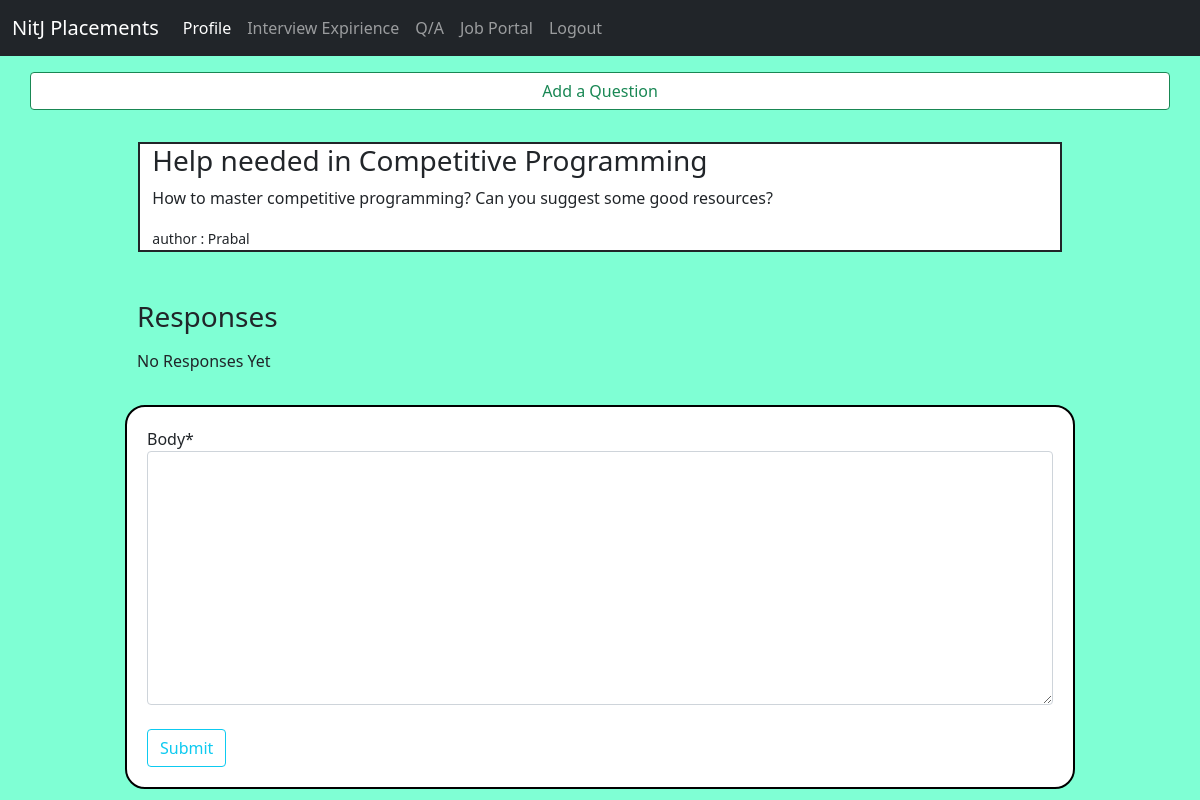
The page /qa/question/5 (signed in) on the database as committed earlier.
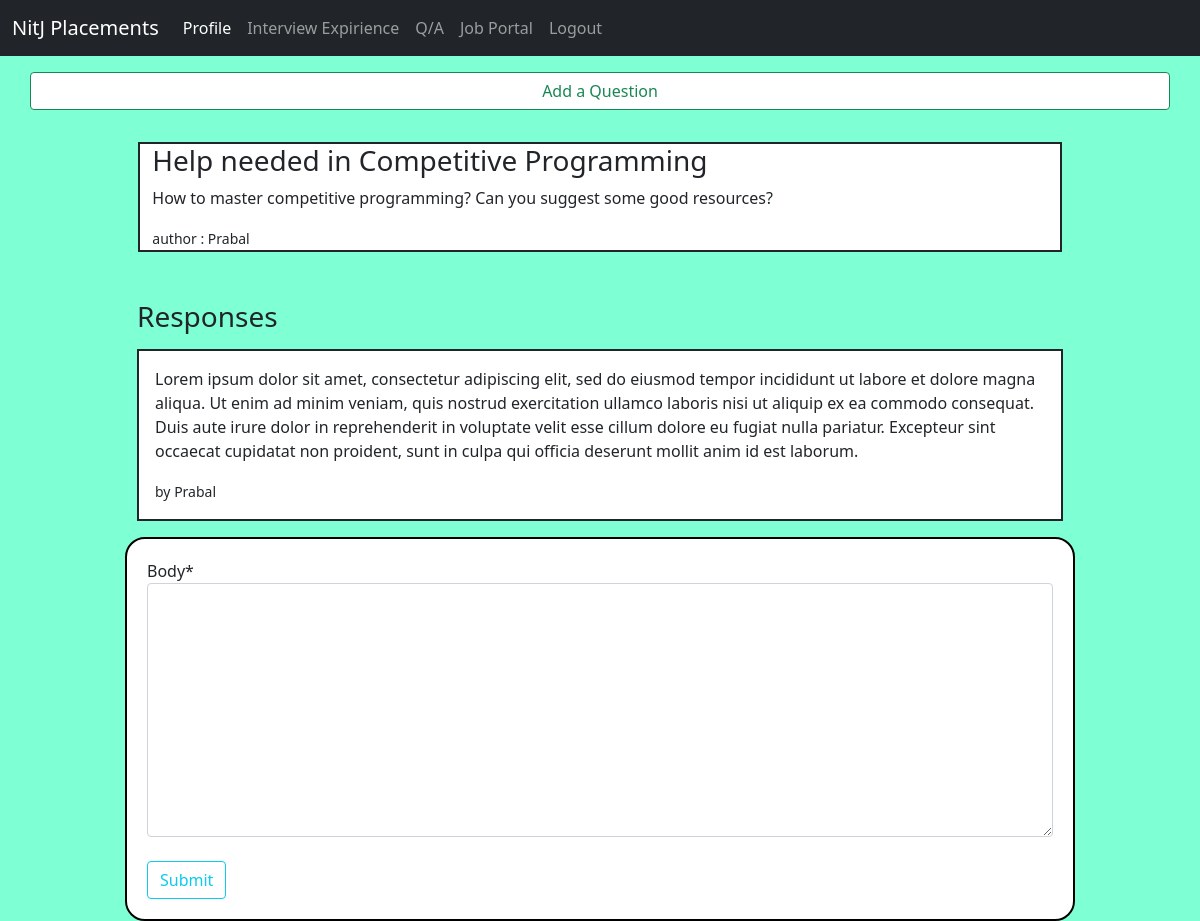
The same page on the database as committed later.
### qAndA/models.py (models this page shows, shortened)
class Response(models.Model):
    user = models.ForeignKey(user_model.Student, null=False, on_delete=models.CASCADE)
    question = models.ForeignKey(Question, null=False, on_delete=models.CASCADE, related_name='responses')
    parent = models.ForeignKey('self', null=True, blank=True, on_delete=models.CASCADE)
    body = models.TextField(null=False)
    created_at = models.DateTimeField(auto_now_add=True)
    updated_at = models.DateTimeField(auto_now=True)

### users/models.py (models this page shows, shortened)
class Student(models.Model):
    user = models.OneToOneField(User, on_delete=models.CASCADE)
    firstName = models.CharField(max_length=256)
    lastName = models.CharField(max_length=256)
    email = models.EmailField()
    ph_no = models.CharField(max_length=10)

### qAndA/views.py (the view, shortened to what this page needs)
# urls.py: path('question/<int:id>', views.questionPage, name='questionPage'),
@login_required
def questionPage(request, id):
    response_form = NewResponseForm()
    question = Question.objects.get(id=id)
    context = {
        'question': question,
        'response_form': response_form,
    }
    return render(request, 'qAndA/question.html', context)

### qAndA/forms.py
class NewResponseForm(forms.ModelForm):
    class Meta:
        model = Response
        fields = ['body']

### qAndA/models.py (called while the page is built)
    def get_responses(self):
        return self.responses.filter(parent=None)

### templates/qAndA/question.html (shortened to what this page needs)
{% extends "users/baseAuth.html"%}
{% load static %}
{% load crispy_forms_tags %}
{% block headBlock %}
<link rel="stylesheet" href="{% static 'users/index.css' %}">
{% endblock %}
{% block bodyBlock %}
<div class = "container mt-3">
  <div class="row justify-content-center">
      <a class="btn btn-outline-success myWhite" href="{% url 'new-question'%}">
        Add a Question
      </a>
  </div>
</div>
<div class="container mt-3">
  <div class = "row justify-content-center p-3">
    <div class = "border border-2 border-dark col-md-10 myWhite">
      <h3>{{question.title}}</h3>
      <p>{{question.body}}</p>
      <small>author : {{question.author.firstName}}</small>
    </div>
  </div>
</div>
<div class="container mt-3">
  <div class="row justify-content-center">
    <div class = "col-md-10">
      <h3 class="mt-3"> Responses </h3>
    {% if not question.responses.all %}
    <p class="mt-3">No Responses Yet</p>
    {% else %}
    {% for response in question.get_responses %}
    <div class="border border-2 border-dark mt-3 p-3 myWhite">
      <p>{{response.body}}</p>
      <small>by {{response.user.firstName}}</small>
    </div>
    {% endfor %}
    {% endif %}
  </div>
  </div>
  <div class = "row mt-3">
    <div class="container formClass col-md-10 myWhite">
      <div class="row justify-content-center">
        <div class="col-8 col-sm-12">
          <form method="POST">
            {{ response_form|crispy }}
            <button class="btn btn-outline-info mt-4" type="submit">
              Submit
            </button>
          </form>
        </div>
      </div>
    </div>
  </div>
</div>
  {% endblock bodyBlock %}

Rows that differ between the two databases and show on the page:
added Response: body "Lorem ipsum dolor sit amet, consectetur adipiscing elit, sed do eiusmod tempor incididunt ut labore et dolore magna aliqua. Ut enim ad minim veniam, quis nostrud exercitation ullamco laboris nisi ut aliquip ex ea commodo consequat. Duis aute irure dolor in reprehenderit in voluptate velit esse cillum dolore eu fugiat nulla pariatur. Excepteur sint occaecat cupidatat non proident, sunt in culpa qui officia deserunt mollit anim id est laborum.", user.firstName "Prabal"
Other text that changed with them:
text no longer shown: "No Responses Yet"
